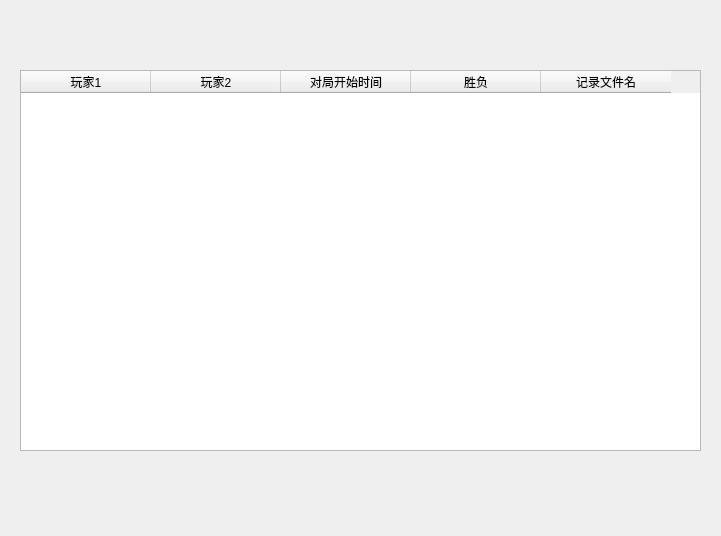
<?xml version="1.0" encoding="UTF-8"?>
<ui version="4.0">
 <class>record</class>
 <widget class="QWidget" name="record">
  <property name="geometry">
   <rect>
    <x>0</x>
    <y>0</y>
    <width>721</width>
    <height>536</height>
   </rect>
  </property>
  <property name="windowTitle">
   <string>Form</string>
  </property>
  <widget class="QTableWidget" name="tableWidget">
   <property name="geometry">
    <rect>
     <x>20</x>
     <y>70</y>
     <width>681</width>
     <height>381</height>
    </rect>
   </property>
   <attribute name="horizontalHeaderDefaultSectionSize">
    <number>130</number>
   </attribute>
   <column>
    <property name="text">
     <string>玩家1</string>
    </property>
   </column>
   <column>
    <property name="text">
     <string>玩家2</string>
    </property>
   </column>
   <column>
    <property name="text">
     <string>对局开始时间</string>
    </property>
   </column>
   <column>
    <property name="text">
     <string>胜负</string>
    </property>
   </column>
   <column>
    <property name="text">
     <string>记录文件名</string>
    </property>
   </column>
  </widget>
 </widget>
 <resources/>
 <connections/>
</ui>
